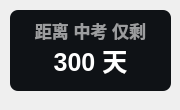
<?xml version="1.0" encoding="UTF-8"?>
<ui version="4.0">
 <class>Form</class>
 <widget class="QWidget" name="Form">
  <property name="geometry">
   <rect>
    <x>0</x>
    <y>0</y>
    <width>180</width>
    <height>110</height>
   </rect>
  </property>
  <property name="minimumSize">
   <size>
    <width>0</width>
    <height>0</height>
   </size>
  </property>
  <property name="maximumSize">
   <size>
    <width>16777215</width>
    <height>65536</height>
   </size>
  </property>
  <property name="windowTitle">
   <string>自定义倒计时</string>
  </property>
  <widget class="QLabel" name="countdown_custom_title">
   <property name="geometry">
    <rect>
     <x>10</x>
     <y>10</y>
     <width>161</width>
     <height>41</height>
    </rect>
   </property>
   <property name="font">
    <font>
     <family>Microsoft YaHei UI</family>
     <pointsize>13</pointsize>
     <weight>75</weight>
     <bold>true</bold>
    </font>
   </property>
   <property name="styleSheet">
    <string notr="true">color: rgba(255, 255, 255, 150);
font-weight: bold;</string>
   </property>
   <property name="text">
    <string>距离 中考 仅剩</string>
   </property>
   <property name="textFormat">
    <enum>Qt::PlainText</enum>
   </property>
   <property name="alignment">
    <set>Qt::AlignCenter</set>
   </property>
  </widget>
  <widget class="QLabel" name="custom_countdown">
   <property name="geometry">
    <rect>
     <x>20</x>
     <y>30</y>
     <width>141</width>
     <height>61</height>
    </rect>
   </property>
   <property name="font">
    <font>
     <family>Microsoft YaHei UI</family>
     <pointsize>19</pointsize>
     <weight>75</weight>
     <bold>true</bold>
    </font>
   </property>
   <property name="styleSheet">
    <string notr="true">border: none;
color: rgba(255, 255, 255, 255);
font-weight: bold</string>
   </property>
   <property name="text">
    <string>300 天</string>
   </property>
   <property name="textFormat">
    <enum>Qt::PlainText</enum>
   </property>
   <property name="alignment">
    <set>Qt::AlignCenter</set>
   </property>
  </widget>
  <widget class="QLabel" name="backgnd">
   <property name="geometry">
    <rect>
     <x>10</x>
     <y>10</y>
     <width>161</width>
     <height>81</height>
    </rect>
   </property>
   <property name="styleSheet">
    <string notr="true">background-color: rgba(15, 18, 22, 255);
border-radius: 8px
</string>
   </property>
   <property name="text">
    <string/>
   </property>
  </widget>
  <zorder>backgnd</zorder>
  <zorder>countdown_custom_title</zorder>
  <zorder>custom_countdown</zorder>
 </widget>
 <resources/>
 <connections/>
</ui>
